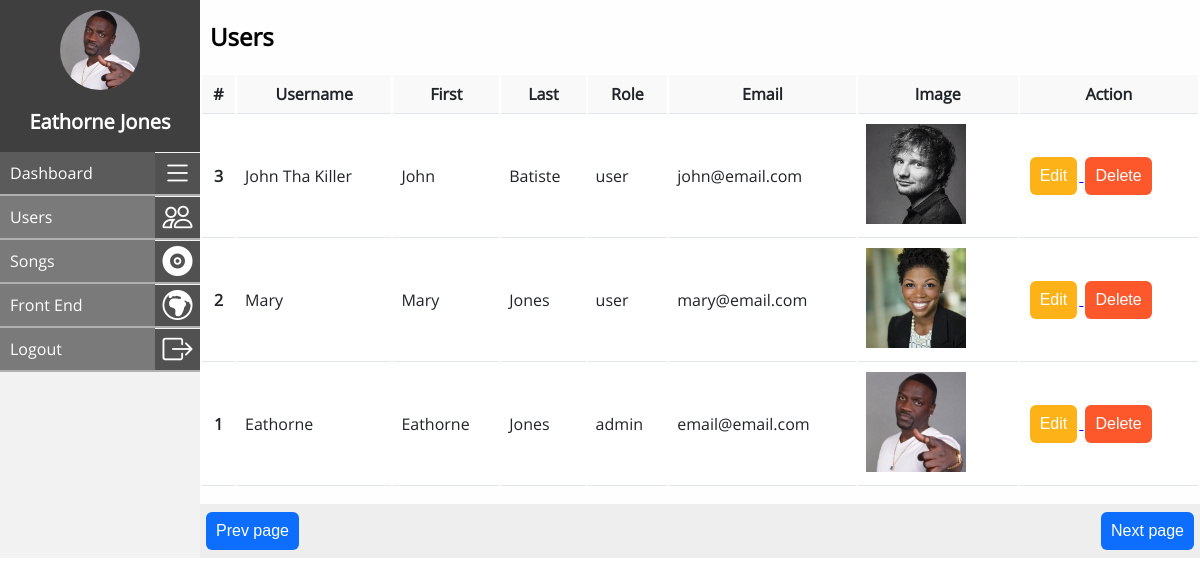
The app's page /admin.php?section=users (signed in) with its own data.
### tables this page shows
CREATE TABLE `users` (
  `id` int(11) NOT NULL,
  `username` varchar(30) NOT NULL,
  `first_name` varchar(30) NOT NULL,
  `last_name` varchar(30) NOT NULL,
  `email` varchar(100) NOT NULL,
  `password` varchar(255) NOT NULL,
  `role` varchar(6) NOT NULL,
  `date` datetime NOT NULL,
  `image` varchar(1024) DEFAULT NULL
);

### functions.php (called while the page is built, shortened)
<?php
$page_number = $_GET['page'] ?? 1;
$page_number = (int)$page_number;
function get_image($path)
{
	if(file_exists($path ?? ''))
		return $path;
	return 'assets/images/no_image.jpg?1';
}
function esc($str)
{
	return htmlspecialchars($str);
}
function query($query)
{
	global $con;
	$result = mysqli_query($con, $query);
	if(!is_bool($result))
	{
		if(mysqli_num_rows($result) > 0)
		{
			$rows = [];
			while($row = mysqli_fetch_assoc($result))
			{
				$rows[] = $row;
			}
			return $rows;
		}
	}
	return false;
}

### includes/users.php (the view, shortened to what this page needs)
<?php
	$limit = 30;
	$offset = ($page_number - 1) * $limit;
	$query = "select * from users order by id desc limit $limit offset $offset ";
	$users = query($query);
?>
<table class="item_class_0"  >
	<thead >
		<tr >
			<th scope="col" >
				#
			</th>
			<th scope="col" >
				Username
			</th>
			<th scope="col" >
				First
			</th>
			<th scope="col" >
				Last
			</th>
			<th scope="col" >
				Role
			</th>
			<th scope="col" >
				Email
			</th>
			<th  class="class_19">
				Image
			</th>
			<th >
				Action
			</th>
		</tr>
	</thead>
	<tbody >
		<?php if(!empty($users)):?>
			<?php foreach($users as $user):?>
				<tr >
					<th >
						<?=$user['id']?>
					</th>
					<td >
						<?=esc($user['username'])?>
					</td>
					<td >
						<?=esc($user['first_name'])?>
					</td>
					<td >
						<?=esc($user['last_name'])?>
					</td>
					<td >
						<?=esc($user['role'])?>
					</td>
					<td >
						<?=esc($user['email'])?>
					</td>
					<td >
						<img src="<?=get_image($user['image'])?>" class="class_20" >
					</td>
					<td >
						<a href="settings.php?id=<?=$user['id']?>">
							<button class="class_21"  >
								Edit
							</button>
						</a>
						<a href="settings.php?id=<?=$user['id']?>&delete=true">
							<button class="class_22"  >
								Delete
							</button>
						</a>
					</td>
				</tr>
			<?php endforeach?>
		<?php endif?>
	</tbody>
</table>
<div class="class_23" >
	<a href="admin.php?section=users&page=<?=($page_number-1)?>">
		<button class="class_25"  >
			Prev page
		</button>
	</a>
	<a href="admin.php?section=users&page=<?=($page_number+1)?>">
		<button class="class_26"  >
			Next page
		</button>
	</a>
</div>

### assets_admin/css/styles.css (style rules this page uses)
body { font-family: opensans; font-size: 16px; margin:0px; padding:0px; word-break: break-word; word-wrap: break-word; }
.item_class_0 > :not(caption) > * > * { padding: .5rem .5rem; border-bottom-width: 1px; }
tbody, td, tfoot, th, thead, tr { border-color: #e2e5e9; border-style: solid; border-width: 0; }
.item_class_0 thead { background-color: #f9f9f9; }
.item_class_0 { background-color: #fff; width: 100%; margin-bottom: 1rem; color: #212529; vertical-align: top; }
.class_19 { width: 160px; }
.class_20 { width: 100px; height: 100px; object-fit: cover; }
.class_21 { font-size: 16px; padding: 10px; border: medium none; color: rgb(255, 255, 255); background-color: rgb(253, 179, 23); border-radius: 6px; margin: 0.25rem 0.125rem; cursor: pointer; }
.class_22 { font-size: 16px; padding: 10px; border: medium none; color: rgb(255, 255, 255); background-color: rgb(253, 87, 44); border-radius: 6px; margin: 0.25rem 0.125rem; cursor: pointer; }
.class_23 { padding: 4px; background-color: #eee; }
.class_25 { cursor: pointer; font-size: 16px; padding: 10px; border: medium none; color: rgb(255, 255, 255); background-color: rgb(13, 110, 253); border-radius: 6px; margin: 0.25rem 0.125rem; float: none; }
.class_26 { cursor: pointer; font-size: 16px; padding: 10px; border: medium none; color: rgb(255, 255, 255); background-color: rgb(13, 110, 253); border-radius: 6px; margin: 0.25rem 0.125rem; float: right; }

### records on screen
users: id "3", username "John Tha Killer", first_name "John", last_name "Batiste", role "user", email "john@email.com", image (picture)
users: id "2", username "Mary", first_name "Mary", last_name "Jones", role "user", email "mary@email.com", image (picture)
users: id "1", username "Eathorne", first_name "Eathorne", last_name "Jones", role "admin", email "email@email.com", image (picture)

### other values on screen
user('first_name') "Eathorne"
user('last_name') "Jones"
$section "Users"
